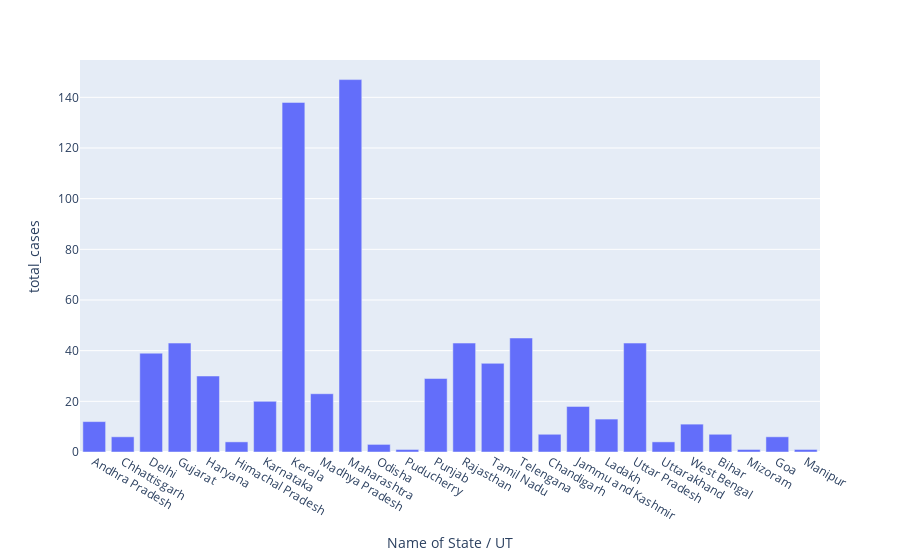

Notebook code cell kept with this figure:
### Code cell
px.bar(df,x="Name of State / UT",y="total_cases")

### Figure 1 — Plotly figure (JSON) as saved in the notebook; plotly's stock layout.template omitted (floating-point values rounded to 4 significant figures)
{"data": [{"alignmentgroup": "True", "hovertemplate": "Name of State / UT=%{x}<br>total_cases=%{y}<extra></extra>", "legendgroup": "", "marker": {"color": "#636efa"}, "name": "", "offsetgroup": "", "orientation": "v", "showlegend": false, "textposition": "auto", "type": "bar", "x": ["Andhra Pradesh", "Chhattisgarh", "Delhi", "Gujarat", "Haryana", "Himachal Pradesh", "Karnataka", "Kerala", "Madhya Pradesh", "Maharashtra", "Odisha", "Puducherry", "Punjab", "Rajasthan", "Tamil Nadu", "Telengana", "Chandigarh", "Jammu and Kashmir", "Ladakh", "Uttar Pradesh", "Uttarakhand", "West Bengal", "Bihar", "Mizoram", "Goa", "Manipur"], "xaxis": "x", "y": [12, 6, 39, 43, 30, 4, 20, 138, 23, 147, 3, 1, 29, 43, 35, 45, 7, 18, 13, 43, 4, 11, 7, 1, 6, 1], "yaxis": "y"}], "layout": {"barmode": "relative", "legend": {"tracegroupgap": 0}, "margin": {"t": 60}, "xaxis": {"anchor": "y", "domain": [0, 1], "title": {"text": "Name of State / UT"}}, "yaxis": {"anchor": "x", "domain": [0, 1], "title": {"text": "total_cases"}}}}
